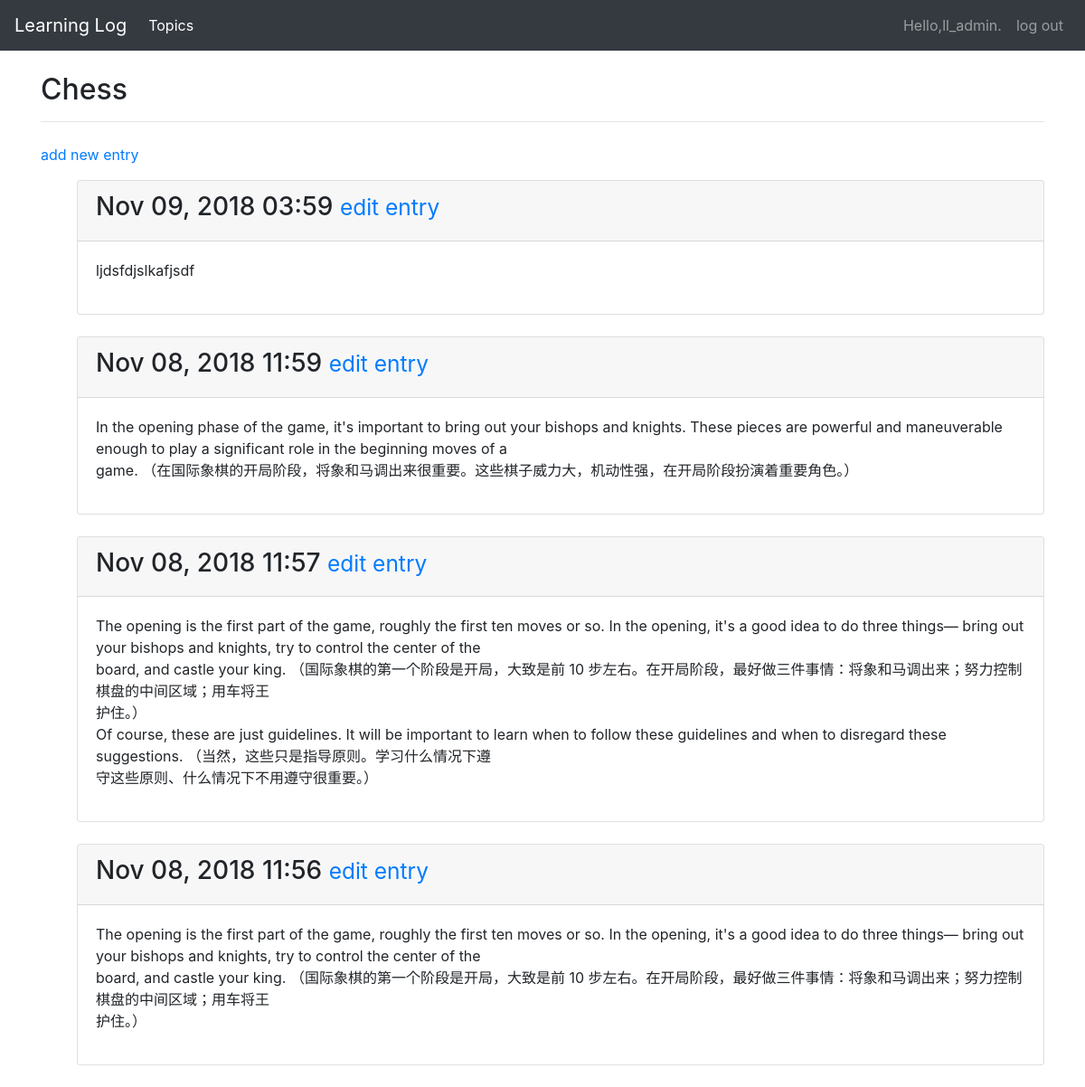
The page /topics/1/ (signed in) on the database its author committed.
### learning_logs/models.py (models this page shows, shortened)
class Topic(models.Model):
    text=models.CharField(max_length=200)
    date_added=models.DateTimeField(auto_now_add=True)
    owner = models.ForeignKey(User,on_delete=models.CASCADE)
    def __str__(self):
        return self.text

class Entry(models.Model):
    topic= models.ForeignKey(Topic,on_delete=models.CASCADE)
    text = models.TextField()
    date_added=models.DateTimeField(auto_now_add=True)
    class Meta:
        verbose_name_plural = 'entries'

### learning_logs/views.py (the view)
# urls.py: url(r'^topics/(?P<topic_id>\d+)/$',views.topic,name='topic'),
@login_required
def topic(request,topic_id):
    topic = Topic.objects.get(id=topic_id)
    check_topic_owner(request,topic.owner)
    entries = topic.entry_set.order_by('-date_added')
    context= {'topic':topic,'entries':entries}
    return render(request,'learning_logs/topic.html',context)

### learning_logs/views.py (called while the page is built)
def check_topic_owner(request, user):
    if user is None or user!=request.user:
        raise Http404

### learning_logs/templates/learning_logs/topic.html
{%extends 'learning_logs/base.html'%}
{%block header%}
<h2>{{topic}}</h2>
{%endblock header%}
{%block content%}
<p><a href="{%url 'learning_logs:new_entry' topic.id %}">add new entry</a></p>
<ul>
    {%for entry in entries%}
    <div class="card mb-4">
        <div class="card-header">
            <h3>
                {{ entry.date_added|date:'M d, Y H:i' }}
                <small>
                    <a href="{% url 'learning_logs:edit_entry' entry.id %}">
                        edit entry</a>
                </small>
            </h3>
        </div>
        <div class="card-body">
            {{ entry.text|linebreaks }}
        </div>
    </div>
    {% empty %}
    There are no entries for this topic yet.
    {% endfor %}
</ul>
{%endblock content%}

### learning_logs/templates/learning_logs/base.html (shortened to what this page needs)
{% load bootstrap4 %}
<!DOCTYPE html>
<html lang="en">
<head>
    {% bootstrap_css %}
</head>
<body>
    <nav class="navbar navbar-expand-md navbar-dark bg-dark mb-4">
        <a class="navbar-brand" href="{%url 'learning_logs:index'%}">Learning Log</a>
        <div class="collapse navbar-collapse" id="navbarCollapse">
            <ul class="navbar-nav mr-auto">
                <li class="nav-item active">
                    <a class="nav-link" href="{%url 'learning_logs:topics'%}">Topics</a>
                </li>
            </ul>
            <ul class="navbar-nav justify-content-end">
                {%if user.is_authenticated%}
                <li class="nav-item"><a class="nav-link">Hello,{{user.username}}.</a></li>
                <li class="nav-item"><a class="nav-link" href="{%url 'users:logout' %}">log out</a></li>
                {%else%}
                <li class="nav-item"><a class="nav-link" href="{%url 'users:register'%}">register</a></li>
                <li class="nav-item"><a class="nav-link" href="{%url 'users:login'%}">log in</a></li>
                {%endif%}
            </ul>
        </div>
    </nav>
    <div role="main" class="container">
        <div class="page-header">
            {%block header%}{%endblock header%}
            <hr class="mb-4">
        </div>
        <div>{%block content%}{%endblock content%}</div>
    </div>
</body>
</html>

### rows shown on the page
Topic: text "Chess"
Entry: date_added "Nov 09, 2018 03:59", text "ljdsfdjslkafjsdf"
Entry: date_added "Nov 08, 2018 11:59", text "In the opening phase of the game, it's important to bring out your bishops and knights. These pieces are powerful and maneuverable enough to play a significant role in the beginning moves of a game. （在国际象棋的开局阶段，将象和马调出来很重要。这些棋子威力大，机动性强，在开局阶段扮演着重要角色。）"
Entry: date_added "Nov 08, 2018 11:57", text "The opening is the first part of the game, roughly the first ten moves or so. In the opening, it's a good idea to do three things— bring out your bishops and knights, try to control the center of the board, and castle your king. （国际象棋的第一个阶段是开局，大致是前 10 步左右。在开局阶段，最好做三件事情：将象和马调出来；努力控制棋盘的中间区域；用车将王 护住。） Of course, these are just guidelines. It will be important to learn when to follow these guidelines and when to disregard these suggestions. （当然，这些只是指导原则。学习什么情况下遵 守这些原则、什么情况下不用遵守很重要。）"
Entry: date_added "Nov 08, 2018 11:56", text "The opening is the first part of the game, roughly the first ten moves or so. In the opening, it's a good idea to do three things— bring out your bishops and knights, try to control the center of the board, and castle your king. （国际象棋的第一个阶段是开局，大致是前 10 步左右。在开局阶段，最好做三件事情：将象和马调出来；努力控制棋盘的中间区域；用车将王 护住。）"

### other values the page prints
{{ user.username }} "ll_admin"
